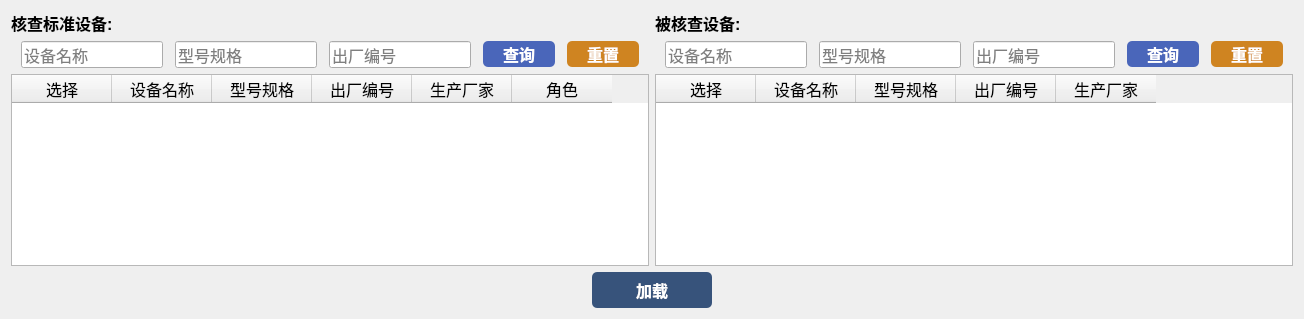
         <widget class="QWidget" name="page_5">
          <layout class="QGridLayout" name="gridLayout_5">
           <item row="0" column="0">
            <layout class="QHBoxLayout" name="horizontalLayout">
             <item>
              <layout class="QVBoxLayout" name="verticalLayout_8">
               <item>
                <widget class="QLabel" name="label_2">
                 <property name="font">
                  <font>
                   <pointsize>12</pointsize>
                   <weight>75</weight>
                   <bold>true</bold>
                  </font>
                 </property>
                 <property name="text">
                  <string>核查标准设备:</string>
                 </property>
                </widget>
               </item>
               <item>
                <layout class="QHBoxLayout" name="horizontalLayout_17">
                 <property name="spacing">
                  <number>12</number>
                 </property>
                 <property name="leftMargin">
                  <number>10</number>
                 </property>
                 <property name="rightMargin">
                  <number>10</number>
                 </property>
                 <item>
                  <widget class="QLineEdit" name="lineEdit_7">
                   <property name="font">
                    <font>
                     <pointsize>12</pointsize>
                    </font>
                   </property>
                   <property name="placeholderText">
                    <string extracomment="设备名称">设备名称</string>
                   </property>
                  </widget>
                 </item>
                 <item>
                  <widget class="QLineEdit" name="lineEdit_8">
                   <property name="font">
                    <font>
                     <pointsize>12</pointsize>
                    </font>
                   </property>
                   <property name="placeholderText">
                    <string>型号规格</string>
                   </property>
                  </widget>
                 </item>
                 <item>
                  <widget class="QLineEdit" name="lineEdit_11">
                   <property name="font">
                    <font>
                     <pointsize>12</pointsize>
                    </font>
                   </property>
                   <property name="placeholderText">
                    <string>出厂编号</string>
                   </property>
                  </widget>
                 </item>
                 <item>
                  <widget class="QPushButton" name="pushButton_16">
                   <property name="sizePolicy">
                    <sizepolicy hsizetype="Fixed" vsizetype="Fixed">
                     <horstretch>1</horstretch>
                     <verstretch>0</verstretch>
                    </sizepolicy>
                   </property>
                   <property name="minimumSize">
                    <size>
                     <width>72</width>
                     <height>26</height>
                    </size>
                   </property>
                   <property name="font">
                    <font>
                     <pointsize>12</pointsize>
                     <weight>75</weight>
                     <bold>true</bold>
                    </font>
                   </property>
                   <property name="styleSheet">
                    <string notr="true">color: rgb(255, 255, 255);
background-color: rgb(74, 102, 186);
border-radius:5px;</string>
                   </property>
                   <property name="text">
                    <string>查询</string>
                   </property>
                  </widget>
                 </item>
                 <item>
                  <widget class="QPushButton" name="pushButton_17">
                   <property name="sizePolicy">
                    <sizepolicy hsizetype="Fixed" vsizetype="Fixed">
                     <horstretch>0</horstretch>
                     <verstretch>0</verstretch>
                    </sizepolicy>
                   </property>
                   <property name="minimumSize">
                    <size>
                     <width>72</width>
                     <height>26</height>
                    </size>
                   </property>
                   <property name="font">
                    <font>
                     <pointsize>12</pointsize>
                     <weight>75</weight>
                     <bold>true</bold>
                    </font>
                   </property>
                   <property name="styleSheet">
                    <string notr="true">color: rgb(255, 255, 255);
background-color: rgb(207, 132, 33);
border-radius:5px;</string>
                   </property>
                   <property name="text">
                    <string>重置</string>
                   </property>
                  </widget>
                 </item>
                </layout>
               </item>
               <item>
                <widget class="QTableWidget" name="tableWidgetStd">
                 <column>
                  <property name="text">
                   <string>选择</string>
                  </property>
                  <property name="font">
                   <font>
                    <pointsize>12</pointsize>
                   </font>
                  </property>
                 </column>
                 <column>
                  <property name="text">
                   <string>设备名称</string>
                  </property>
                  <property name="font">
                   <font>
                    <pointsize>12</pointsize>
                   </font>
                  </property>
                 </column>
                 <column>
                  <property name="text">
                   <string>型号规格</string>
                  </property>
                  <property name="font">
                   <font>
                    <pointsize>12</pointsize>
                   </font>
                  </property>
                 </column>
                 <column>
                  <property name="text">
                   <string>出厂编号</string>
                  </property>
                  <property name="font">
                   <font>
                    <pointsize>12</pointsize>
                   </font>
                  </property>
                 </column>
                 <column>
                  <property name="text">
                   <string>生产厂家</string>
                  </property>
                  <property name="font">
                   <font>
                    <pointsize>12</pointsize>
                   </font>
                  </property>
                 </column>
                 <column>
                  <property name="text">
                   <string>角色</string>
                  </property>
                  <property name="font">
                   <font>
                    <pointsize>12</pointsize>
                   </font>
                  </property>
                 </column>
                </widget>
               </item>
              </layout>
             </item>
             <item>
              <layout class="QVBoxLayout" name="verticalLayout_12">
               <item>
                <widget class="QLabel" name="label_4">
                 <property name="font">
                  <font>
                   <pointsize>12</pointsize>
                   <weight>75</weight>
                   <bold>true</bold>
                  </font>
                 </property>
                 <property name="text">
                  <string>被核查设备:</string>
                 </property>
                </widget>
               </item>
               <item>
                <layout class="QHBoxLayout" name="horizontalLayout_18">
                 <property name="spacing">
                  <number>12</number>
                 </property>
                 <property name="leftMargin">
                  <number>10</number>
                 </property>
                 <property name="rightMargin">
                  <number>10</number>
                 </property>
                 <item>
                  <widget class="QLineEdit" name="lineEdit_12">
                   <property name="font">
                    <font>
                     <pointsize>12</pointsize>
                    </font>
                   </property>
                   <property name="placeholderText">
                    <string extracomment="设备名称">设备名称</string>
                   </property>
                  </widget>
                 </item>
                 <item>
                  <widget class="QLineEdit" name="lineEdit_13">
                   <property name="font">
                    <font>
                     <pointsize>12</pointsize>
                    </font>
                   </property>
                   <property name="placeholderText">
                    <string>型号规格</string>
                   </property>
                  </widget>
                 </item>
                 <item>
                  <widget class="QLineEdit" name="lineEdit_14">
                   <property name="font">
                    <font>
                     <pointsize>12</pointsize>
                    </font>
                   </property>
                   <property name="placeholderText">
                    <string>出厂编号</string>
                   </property>
                  </widget>
                 </item>
                 <item>
                  <widget class="QPushButton" name="pushButton_18">
                   <property name="sizePolicy">
                    <sizepolicy hsizetype="Fixed" vsizetype="Fixed">
                     <horstretch>1</horstretch>
                     <verstretch>0</verstretch>
                    </sizepolicy>
                   </property>
                   <property name="minimumSize">
                    <size>
                     <width>72</width>
                     <height>26</height>
                    </size>
                   </property>
                   <property name="font">
                    <font>
                     <pointsize>12</pointsize>
                     <weight>75</weight>
                     <bold>true</bold>
                    </font>
                   </property>
                   <property name="styleSheet">
                    <string notr="true">color: rgb(255, 255, 255);
background-color: rgb(74, 102, 186);
border-radius:5px;</string>
                   </property>
                   <property name="text">
                    <string>查询</string>
                   </property>
                  </widget>
                 </item>
                 <item>
                  <widget class="QPushButton" name="pushButton_19">
                   <property name="sizePolicy">
                    <sizepolicy hsizetype="Fixed" vsizetype="Fixed">
                     <horstretch>0</horstretch>
                     <verstretch>0</verstretch>
                    </sizepolicy>
                   </property>
                   <property name="minimumSize">
                    <size>
                     <width>72</width>
                     <height>26</height>
                    </size>
                   </property>
                   <property name="font">
                    <font>
                     <pointsize>12</pointsize>
                     <weight>75</weight>
                     <bold>true</bold>
                    </font>
                   </property>
                   <property name="styleSheet">
                    <string notr="true">color: rgb(255, 255, 255);
background-color: rgb(207, 132, 33);
border-radius:5px;</string>
                   </property>
                   <property name="text">
                    <string>重置</string>
                   </property>
                  </widget>
                 </item>
                </layout>
               </item>
               <item>
                <widget class="QTableWidget" name="tableWidgetBiz">
                 <column>
                  <property name="text">
                   <string>选择</string>
                  </property>
                  <property name="font">
                   <font>
                    <pointsize>12</pointsize>
                   </font>
                  </property>
                 </column>
                 <column>
                  <property name="text">
                   <string>设备名称</string>
                  </property>
                  <property name="font">
                   <font>
                    <pointsize>12</pointsize>
                   </font>
                  </property>
                 </column>
                 <column>
                  <property name="text">
                   <string>型号规格</string>
                  </property>
                  <property name="font">
                   <font>
                    <pointsize>12</pointsize>
                   </font>
                  </property>
                 </column>
                 <column>
                  <property name="text">
                   <string>出厂编号</string>
                  </property>
                  <property name="font">
                   <font>
                    <pointsize>12</pointsize>
                   </font>
                  </property>
                 </column>
                 <column>
                  <property name="text">
                   <string>生产厂家</string>
                  </property>
                  <property name="font">
                   <font>
                    <pointsize>12</pointsize>
                   </font>
                  </property>
                 </column>
                </widget>
               </item>
              </layout>
             </item>
            </layout>
           </item>
           <item row="1" column="0">
            <layout class="QHBoxLayout" name="horizontalLayout_19">
             <item>
              <spacer name="horizontalSpacer_14">
               <property name="orientation">
                <enum>Qt::Horizontal</enum>
               </property>
               <property name="sizeHint" stdset="0">
                <size>
                 <width>40</width>
                 <height>20</height>
                </size>
               </property>
              </spacer>
             </item>
             <item>
              <widget class="QPushButton" name="pushButton_14">
               <property name="sizePolicy">
                <sizepolicy hsizetype="Preferred" vsizetype="Fixed">
                 <horstretch>0</horstretch>
                 <verstretch>0</verstretch>
                </sizepolicy>
               </property>
               <property name="minimumSize">
                <size>
                 <width>120</width>
                 <height>36</height>
                </size>
               </property>
               <property name="font">
                <font>
                 <pointsize>12</pointsize>
                 <weight>75</weight>
                 <bold>true</bold>
                </font>
               </property>
               <property name="styleSheet">
                <string notr="true">color: rgb(255, 255, 255);
background-color: rgb(55, 83, 123);
border-radius:5px;</string>
               </property>
               <property name="text">
                <string>加载</string>
               </property>
              </widget>
             </item>
             <item>
              <spacer name="horizontalSpacer_15">
               <property name="orientation">
                <enum>Qt::Horizontal</enum>
               </property>
               <property name="sizeHint" stdset="0">
                <size>
                 <width>40</width>
                 <height>20</height>
                </size>
               </property>
              </spacer>
             </item>
            </layout>
           </item>
          </layout>
         </widget>
